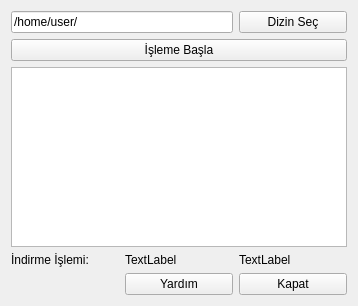
<?xml version="1.0" encoding="UTF-8"?>
<ui version="4.0">
 <class>Online</class>
 <widget class="QWidget" name="Online">
  <property name="geometry">
   <rect>
    <x>0</x>
    <y>0</y>
    <width>358</width>
    <height>306</height>
   </rect>
  </property>
  <property name="windowTitle">
   <string>Form</string>
  </property>
  <layout class="QGridLayout" name="gridLayout">
   <item row="1" column="1" colspan="3">
    <widget class="QPushButton" name="pb_action">
     <property name="text">
      <string>İşleme Başla</string>
     </property>
    </widget>
   </item>
   <item row="0" column="1" colspan="2">
    <widget class="QLineEdit" name="le_path">
     <property name="text">
      <string>/home/user/</string>
     </property>
    </widget>
   </item>
   <item row="2" column="1" colspan="3">
    <widget class="QListWidget" name="listWidget"/>
   </item>
   <item row="4" column="2">
    <widget class="QPushButton" name="pb_help">
     <property name="text">
      <string>Yardım</string>
     </property>
    </widget>
   </item>
   <item row="4" column="3">
    <widget class="QPushButton" name="pb_close">
     <property name="text">
      <string>Kapat</string>
     </property>
    </widget>
   </item>
   <item row="0" column="3">
    <widget class="QPushButton" name="pb_path">
     <property name="text">
      <string>Dizin Seç</string>
     </property>
    </widget>
   </item>
   <item row="3" column="1" colspan="3">
    <layout class="QHBoxLayout" name="horizontalLayout">
     <item>
      <widget class="QLabel" name="label">
       <property name="text">
        <string>İndirme İşlemi:</string>
       </property>
      </widget>
     </item>
     <item>
      <widget class="QLabel" name="lbl_file">
       <property name="text">
        <string>TextLabel</string>
       </property>
      </widget>
     </item>
     <item>
      <widget class="QLabel" name="lbl_progress">
       <property name="text">
        <string>TextLabel</string>
       </property>
      </widget>
     </item>
    </layout>
   </item>
  </layout>
 </widget>
 <resources/>
 <connections/>
</ui>
